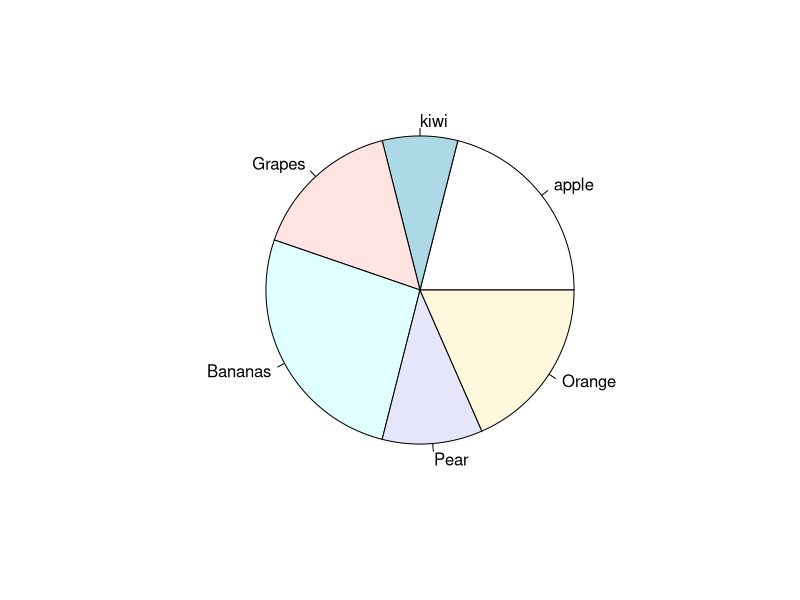
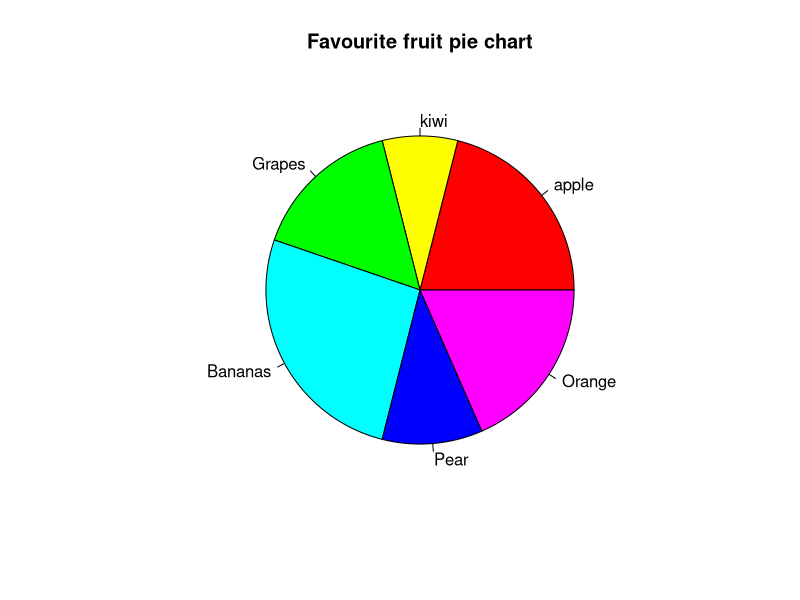
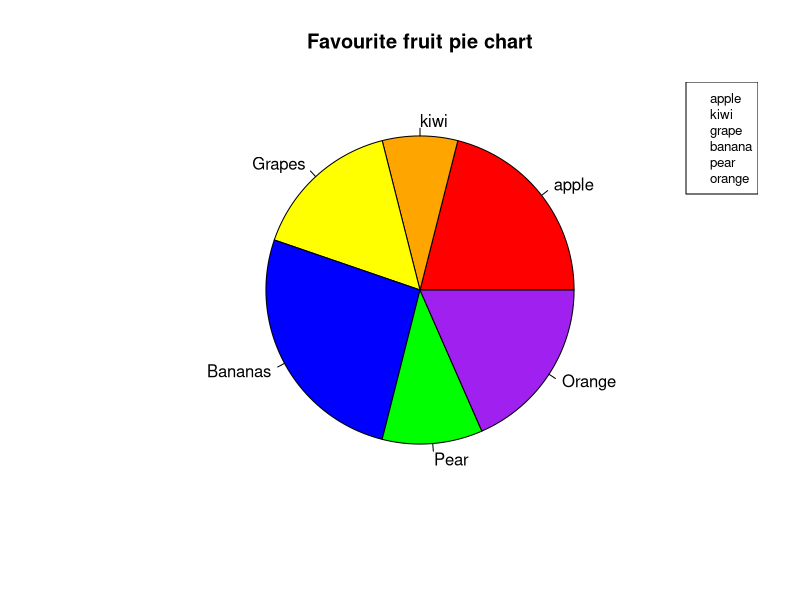
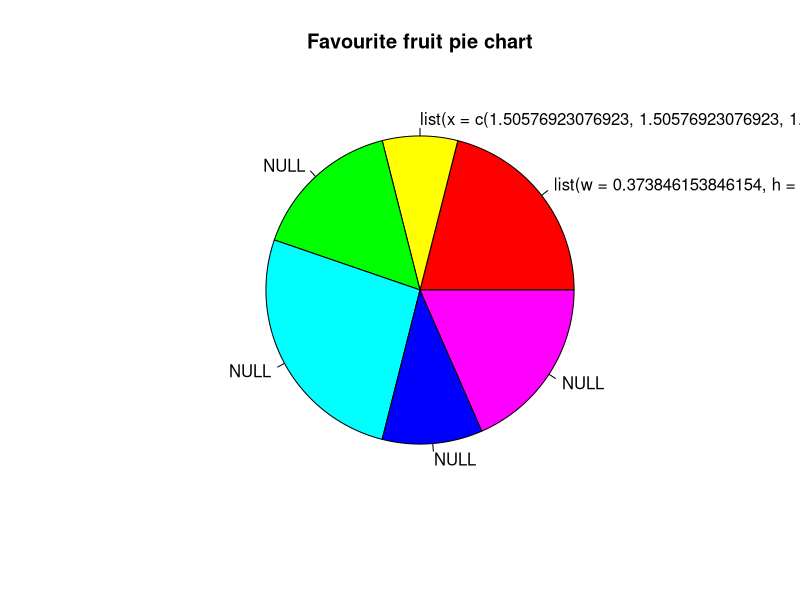
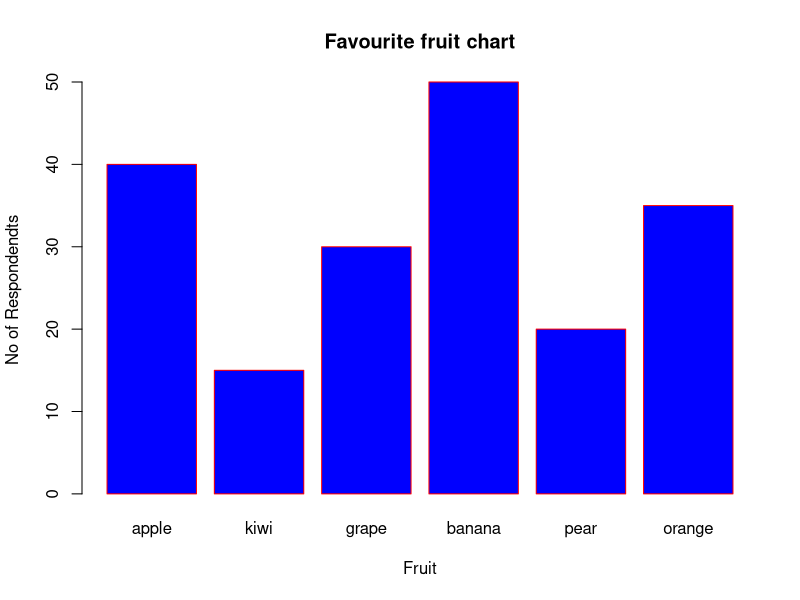
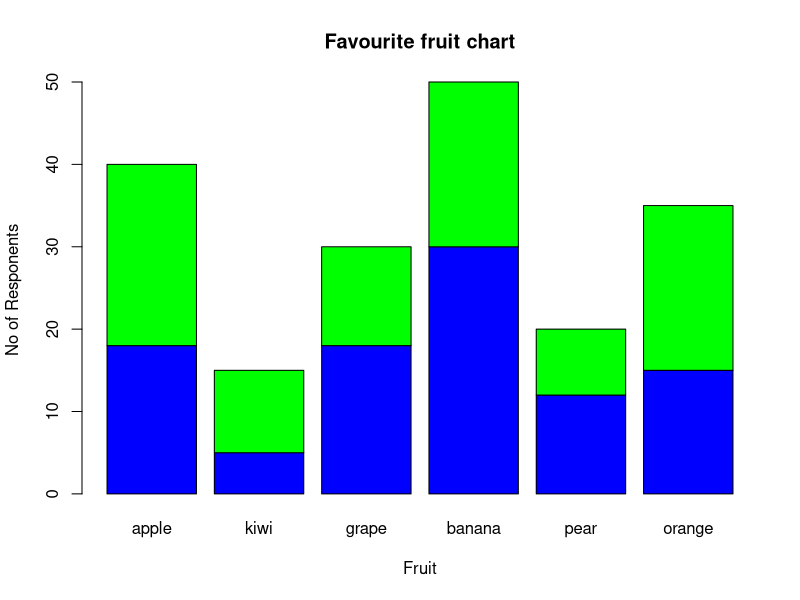
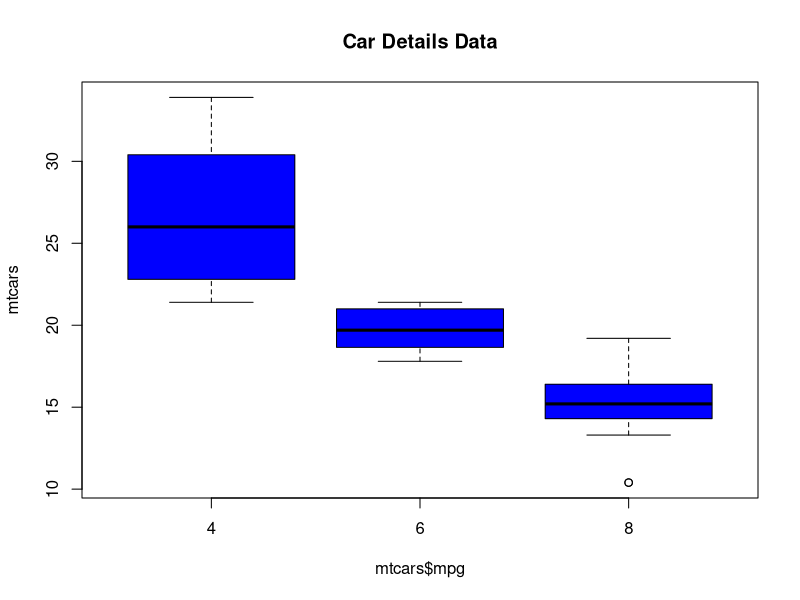
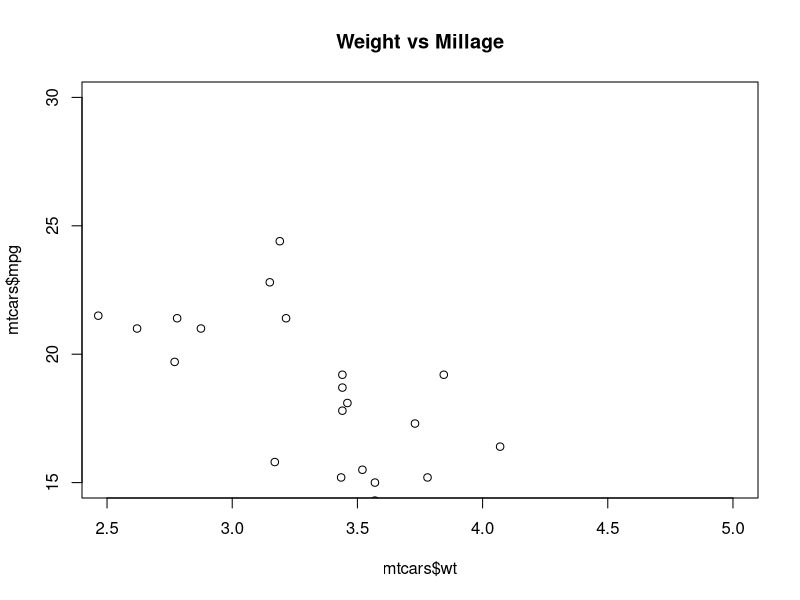

Source code (R) for these figures, in order:
# Pie Charts

x <- c(40,15,30,50,20,35)
lables <- c("apple", "kiwi", "Grapes", "Bananas", "Pear", "Orange")
pie(x,lables)

pie(x, lables, main="Favourite fruit pie chart", col=rainbow((length(x))))
pie(x,lables, main="Favourite fruit pie chart", col=c("red","orange","yellow","blue","green","purple"))

# Exercise 

piepercent <- round(x/sum(x)*100,1)
lbls <- paste(piepercent, "%")

pie(x,lables=lbls,main="Favourite fruit pie chart", col=rainbow(length(x)), legend("topright",c("apple","kiwi","grape","banana","pear","orange"),cex=0.8))


# Bar Chart

x <- c(40,15,30,50,20,35)
x
labels <- c("apple","kiwi","grape","banana","pear","orange")
barplot(x,names.arg=labels, xlab="Fruit", ylab="No of Respondendts", col="blue", main="Favourite fruit chart", border="red")





Gender <- c("Male","Female")
Fruit <- c("apple","kiwi","grape","banana","pear","orange")
values <- matrix(c(18,5,18,30,12,15,22,10,12,20,8,20), nrow = 2, ncol=6, byrow=TRUE)
colors = c("blue","green")
barplot(values,names.arg = Fruit, main="Favourite fruit chart",  xlab="Fruit", ylab="No of Responents", col=colors)



boxplot(mpg~ cyl,data=mtcars, main ="Car Details Data", xlab="mtcars$mpg", ylab="mtcars", col="blue",horisontal=TRUE)


plot(mtcars$wt,mtcars$mpg,main="Weight vs Millage", xlab="mtcars$wt",ylab = "mtcars$mpg",xlim = c(2.5,5), ylim=c(15,30))
